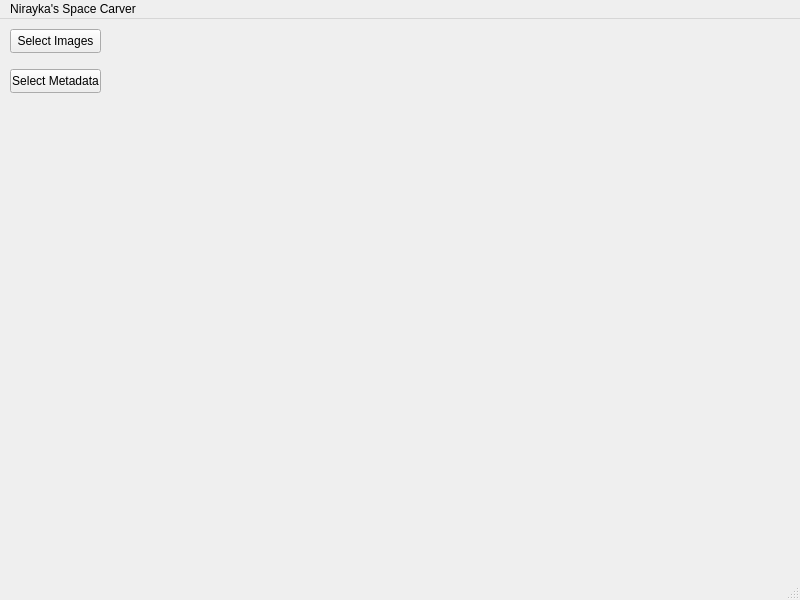
<?xml version="1.0" encoding="UTF-8"?>
<ui version="4.0">
 <class>MainWindow</class>
 <widget class="QMainWindow" name="MainWindow">
  <property name="geometry">
   <rect>
    <x>0</x>
    <y>0</y>
    <width>800</width>
    <height>600</height>
   </rect>
  </property>
  <property name="windowTitle">
   <string>MainWindow</string>
  </property>
  <widget class="QWidget" name="centralwidget">
   <widget class="QPushButton" name="selectImagesButton">
    <property name="geometry">
     <rect>
      <x>10</x>
      <y>10</y>
      <width>91</width>
      <height>24</height>
     </rect>
    </property>
    <property name="text">
     <string>Select Images</string>
    </property>
   </widget>
   <widget class="QPushButton" name="selectMetadataButton">
    <property name="geometry">
     <rect>
      <x>10</x>
      <y>50</y>
      <width>91</width>
      <height>24</height>
     </rect>
    </property>
    <property name="text">
     <string>Select Metadata</string>
    </property>
   </widget>
  </widget>
  <widget class="QMenuBar" name="menubar">
   <property name="geometry">
    <rect>
     <x>0</x>
     <y>0</y>
     <width>800</width>
     <height>21</height>
    </rect>
   </property>
   <widget class="QMenu" name="menuSpace_Carver">
    <property name="title">
     <string>Nirayka's Space Carver</string>
    </property>
   </widget>
   <addaction name="menuSpace_Carver"/>
  </widget>
  <widget class="QStatusBar" name="statusbar"/>
 </widget>
 <resources/>
 <connections/>
</ui>
